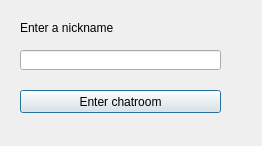
<?xml version="1.0" encoding="UTF-8"?>
<ui version="4.0">
 <class>Dialog</class>
 <widget class="QDialog" name="Dialog">
  <property name="geometry">
   <rect>
    <x>0</x>
    <y>0</y>
    <width>262</width>
    <height>146</height>
   </rect>
  </property>
  <property name="windowTitle">
   <string>Dialog</string>
  </property>
  <widget class="QLabel" name="label">
   <property name="geometry">
    <rect>
     <x>20</x>
     <y>20</y>
     <width>171</width>
     <height>16</height>
    </rect>
   </property>
   <property name="text">
    <string>Enter a nickname</string>
   </property>
  </widget>
  <widget class="QLineEdit" name="lineEdit">
   <property name="geometry">
    <rect>
     <x>20</x>
     <y>50</y>
     <width>201</width>
     <height>20</height>
    </rect>
   </property>
  </widget>
  <widget class="QPushButton" name="pushButton">
   <property name="geometry">
    <rect>
     <x>20</x>
     <y>90</y>
     <width>201</width>
     <height>23</height>
    </rect>
   </property>
   <property name="text">
    <string>Enter chatroom</string>
   </property>
  </widget>
 </widget>
 <resources/>
 <connections/>
</ui>
